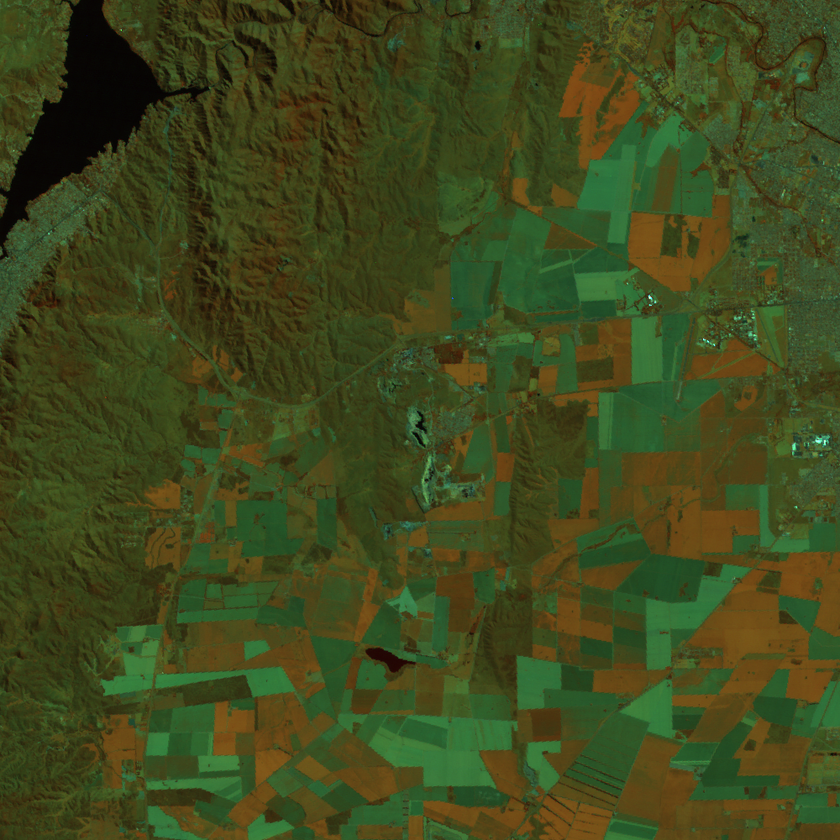
#> input picture images/cordoba457_cesar.tif, 840 x 840 px, shrunk from 1000 x 1000 before the run
$ python TeleVision_nosupervisado.py ../images ../images/cordoba457_cesar.tif 3 ../images/mapa.png
#> lines starting #> are read from the running program, lines starting #| are printed output that depends on the picture
# -*- coding: utf-8 -*-
"""
Created on Tue Jul 31 09:31:57 2018

@author: cosimani
"""

import numpy as np
from skimage import io
from sklearn.cluster import KMeans
import sys
import cv2

dir_de_trabajo = sys.argv[ 1 ]
ruta_completa_imagen = sys.argv[ 2 ]
nro_clusters = int( sys.argv[ 3 ] )
donde_guardar_im_procesada = sys.argv[ 4 ]

if nro_clusters == 2 :
    palette = np.uint8( [ [ 0, 255, 0 ], [ 255, 0, 0 ] ] )
elif nro_clusters == 3 :
    palette = np.uint8( [ [ 0, 255, 0 ], [ 255, 0, 0 ], [ 0, 0, 255 ] ] )
elif nro_clusters == 4 :
    palette = np.uint8( [ [ 0, 255, 0 ], [ 255, 0, 0 ], [ 0, 0, 255 ], [ 255, 0, 255 ] ] )
elif nro_clusters == 5 :
    palette = np.uint8( [ [ 0, 255, 0 ], [ 255, 0, 0 ], [ 0, 0, 255 ],
                          [ 255, 0, 255 ], [ 255, 255, 255 ] ] )
elif nro_clusters == 6 :
    palette = np.uint8( [ [ 0, 255, 0 ], [ 255, 0, 0 ], [ 0, 0, 255 ],
                          [ 255, 0, 255 ], [ 255, 255, 255 ], [ 0, 255, 255 ] ] )
else :  # Si por algun motivo esta fuera de rango, por defecto se toma 4
    nro_clusters = 4
    palette = np.uint8( [ [ 0, 255, 0 ], [ 255, 0, 0 ], [ 0, 0, 255 ], [ 255, 0, 255 ] ] )

img = io.imread( ruta_completa_imagen )
#> img is the input picture: shape (840, 840, 3); mean R, G, B 62.7, 72.4, 29.2

# Si es igual a 2, entonces es una imagen con una sola banda.
# Si es asi, entonces la transformamos en RGB, pero en escala de grises
if len( img.shape ) == 2 :
    img = cv2.cvtColor( img, cv2.COLOR_GRAY2RGB )

rows, cols, bands = img.shape
#> rows = 840; cols = 840; bands = 3

X = img.reshape( rows * cols, bands )

kmeans = KMeans( n_clusters = nro_clusters, random_state = 0 ).fit( X )
unsupervised = kmeans.labels_.reshape( rows, cols )
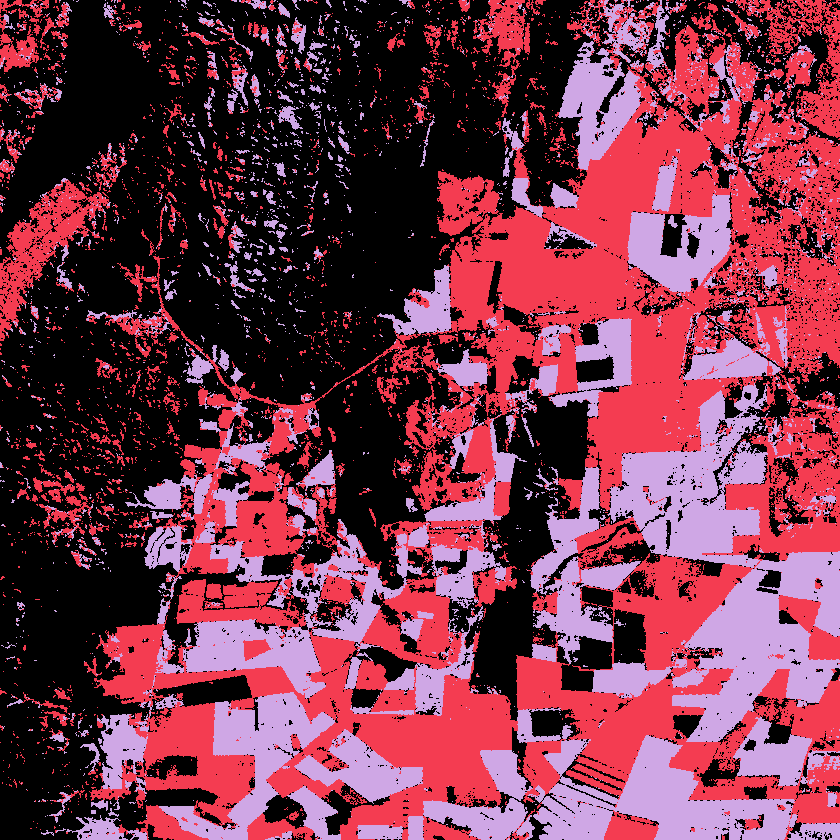
#> unsupervised: shape (840, 840) int32; 3 distinct labels, from 0 to 2; one colour per label, 0 black

io.imsave( donde_guardar_im_procesada, palette[ unsupervised ] )
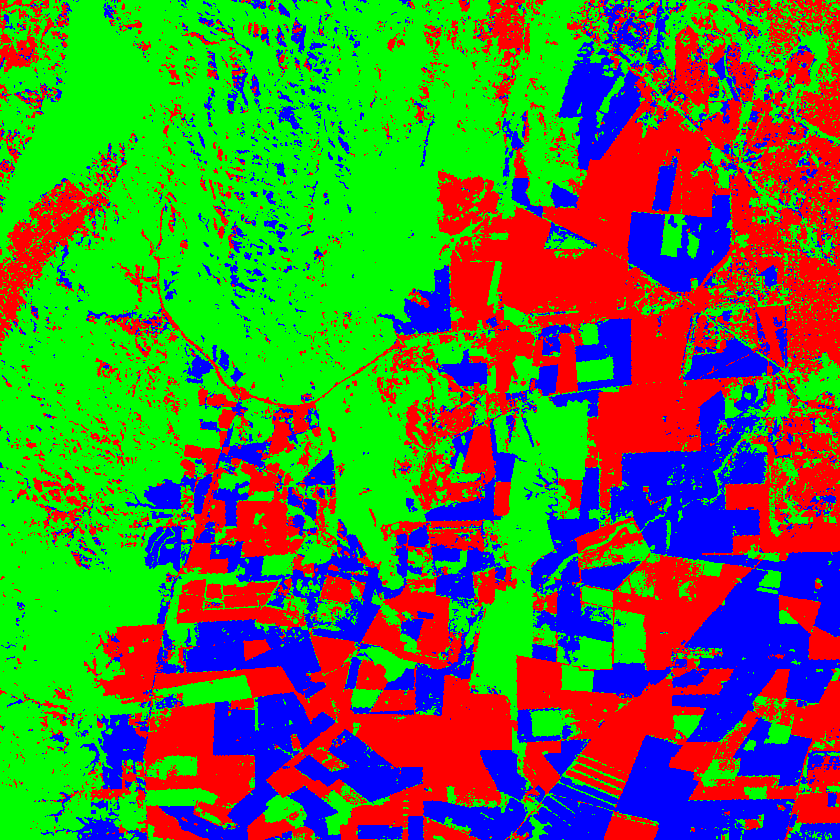
#> saved as mapa.png: shape (840, 840, 3); mean R, G, B 79.9, 119.9, 55.2

print ( donde_guardar_im_procesada )
